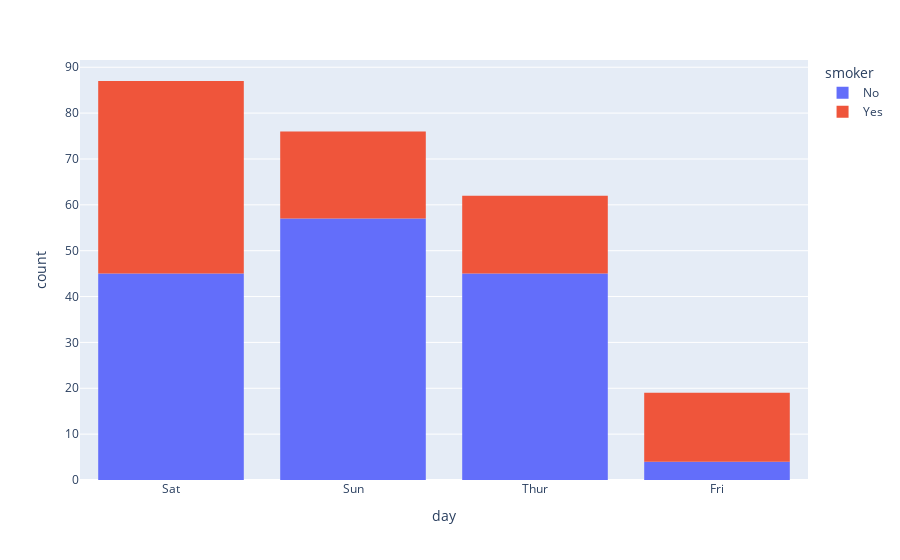

Source (notebook cell):
### Code cell
df = px.data.tips()
fig = px.histogram(df, x="day", color="smoker").update_xaxes(categoryorder='total descending')
fig.show()

### Figure 1 — Plotly figure (JSON) as saved in the notebook; plotly's stock layout.template omitted (floating-point values rounded to 4 significant figures; data arrays with more than 128 entries replaced by an {"elided": "..."} marker saying what was removed)
{"data": [{"alignmentgroup": "True", "bingroup": "x", "hovertemplate": "smoker=No<br>day=%{x}<br>count=%{y}<extra></extra>", "legendgroup": "No", "marker": {"color": "#636efa", "pattern": {"shape": ""}}, "name": "No", "offsetgroup": "No", "orientation": "v", "showlegend": true, "type": "histogram", "x": {"elided": "151 str values"}, "xaxis": "x", "yaxis": "y"}, {"alignmentgroup": "True", "bingroup": "x", "hovertemplate": "smoker=Yes<br>day=%{x}<br>count=%{y}<extra></extra>", "legendgroup": "Yes", "marker": {"color": "#EF553B", "pattern": {"shape": ""}}, "name": "Yes", "offsetgroup": "Yes", "orientation": "v", "showlegend": true, "type": "histogram", "x": ["Sat", "Sat", "Sat", "Sat", "Sat", "Sat", "Sat", "Sat", "Sat", "Sat", "Sat", "Thur", "Thur", "Fri", "Fri", "Fri", "Fri", "Fri", "Fri", "Fri", "Fri", "Fri", "Sat", "Sat", "Sat", "Sat", "Sat", "Sat", "Thur", "Sun", "Sat", "Sat", "Sat", "Sat", "Sun", "Sun", "Sun", "Sun", "Sun", "Sun", "Sun", "Sun", "Sun", "Sun", "Sun", "Sun", "Sun", "Sun", "Sun", "Sun", "Sun", "Sun", "Thur", "Thur", "Thur", "Thur", "Thur", "Thur", "Thur", "Thur", "Thur", "Thur", "Thur", "Thur", "Thur", "Thur", "Sat", "Sat", "Sat", "Sat", "Sat", "Sat", "Sat", "Sat", "Sat", "Sat", "Sat", "Sat", "Sat", "Fri", "Fri", "Fri", "Fri", "Fri", "Fri", "Sat", "Sat", "Sat", "Sat", "Sat", "Sat", "Sat", "Sat"], "xaxis": "x", "yaxis": "y"}], "layout": {"barmode": "relative", "legend": {"title": {"text": "smoker"}, "tracegroupgap": 0}, "margin": {"t": 60}, "xaxis": {"anchor": "y", "categoryorder": "total descending", "domain": [0, 1], "title": {"text": "day"}}, "yaxis": {"anchor": "x", "domain": [0, 1], "title": {"text": "count"}}}}
